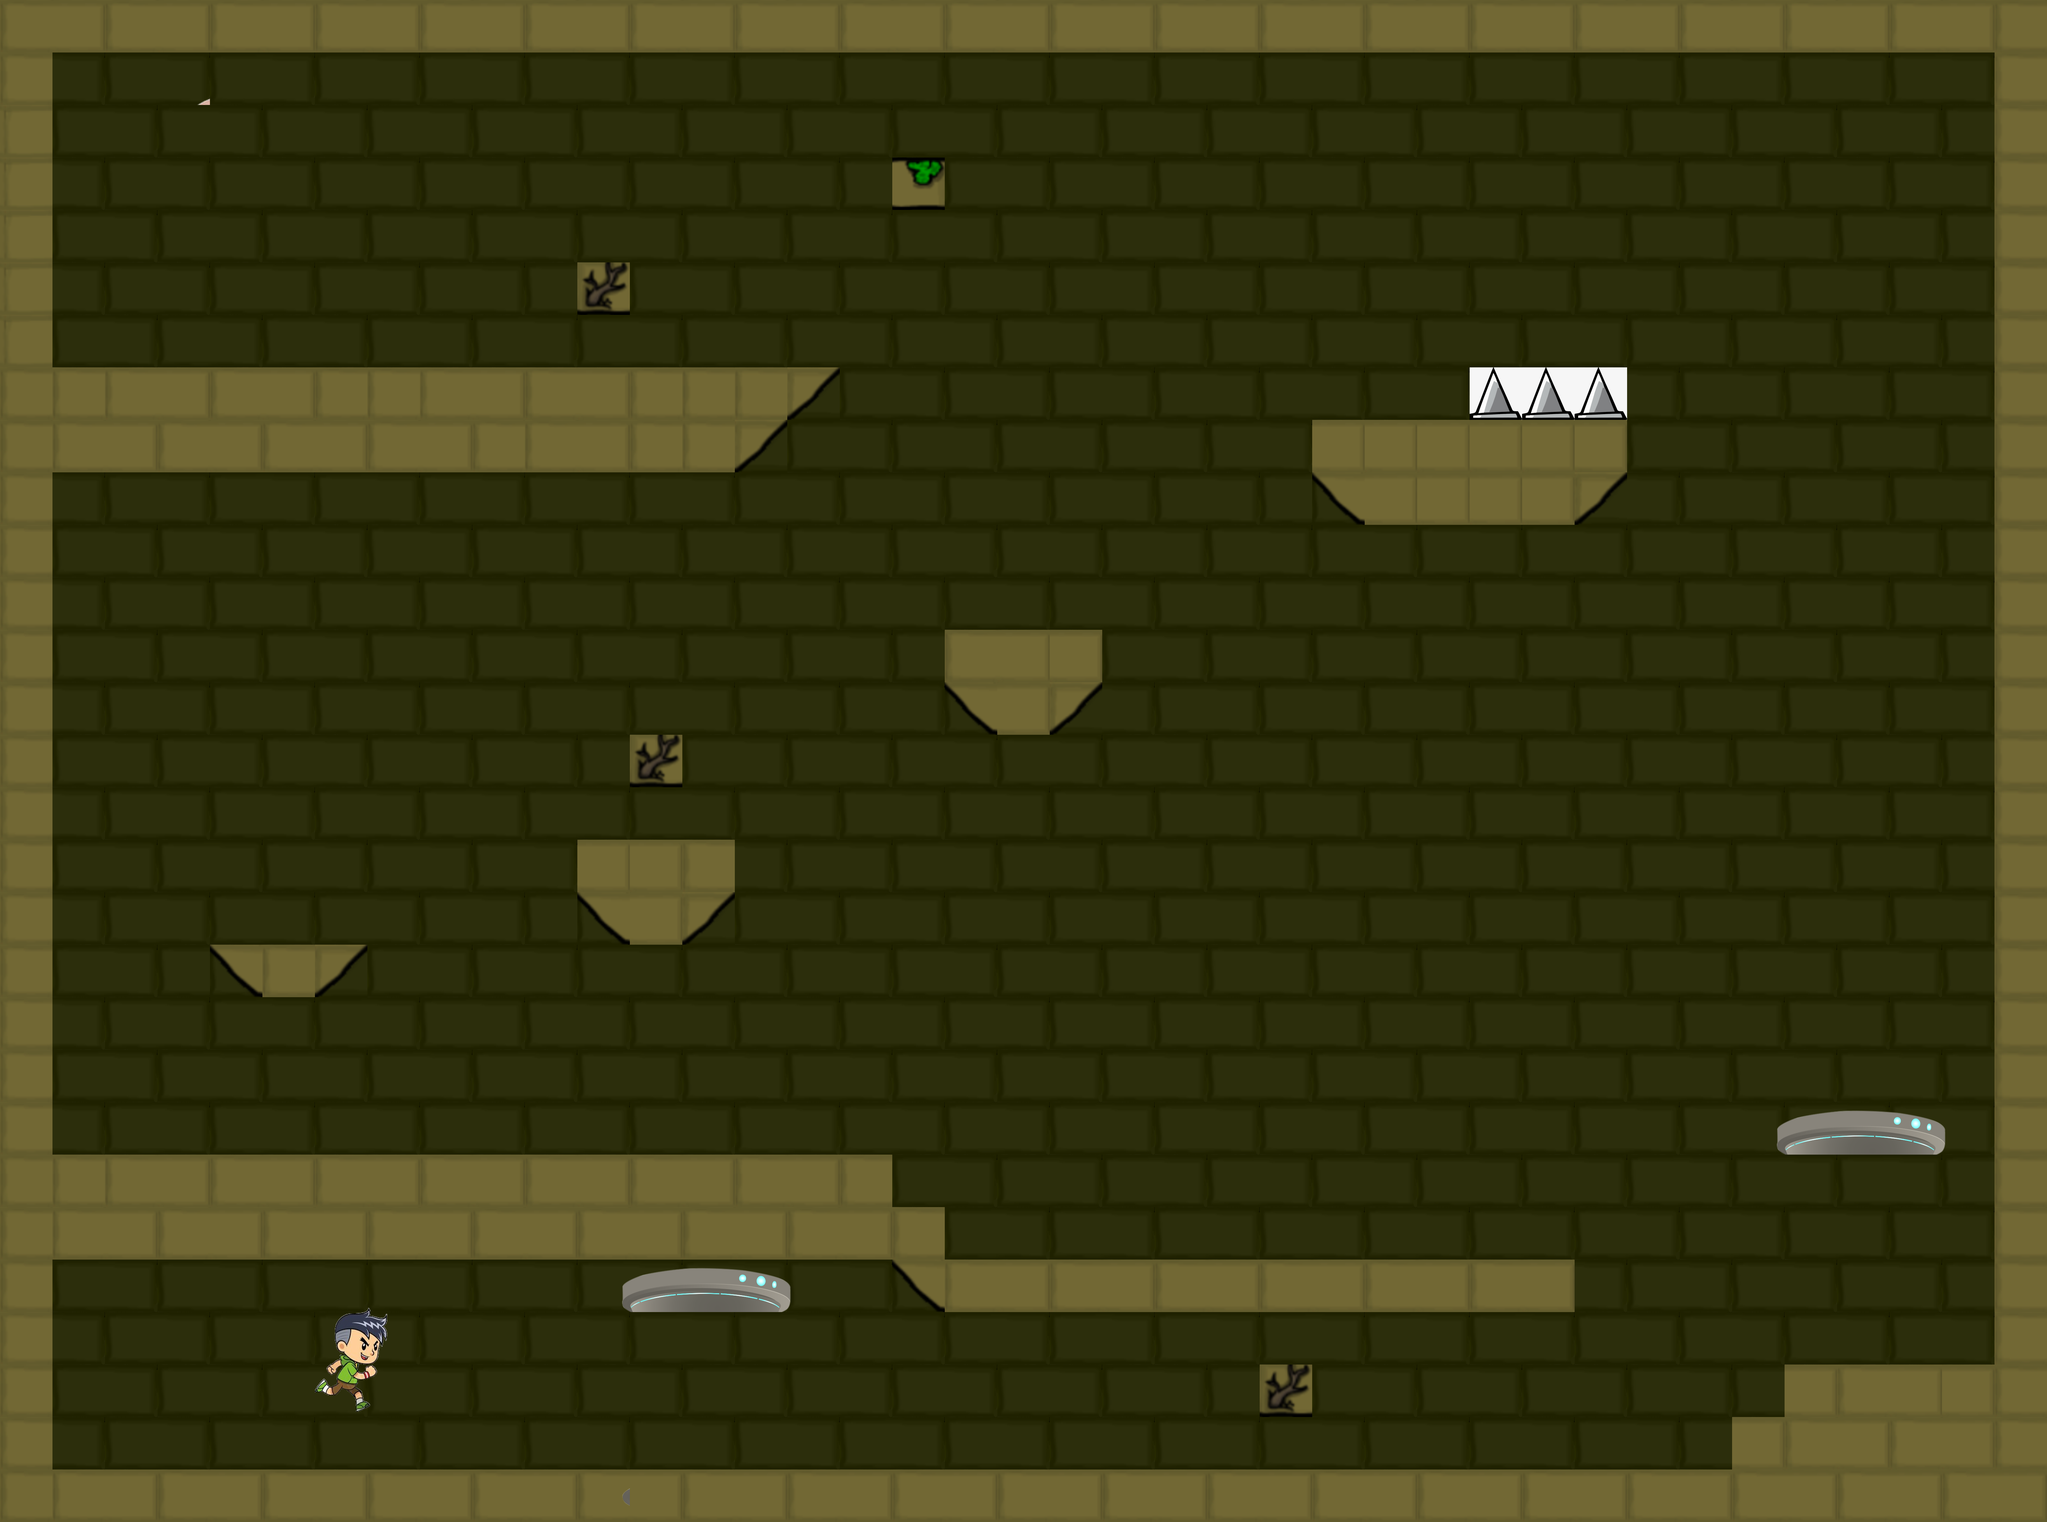

Below is a game level as drawn by its tile map, then a one-line description and the .tmx that defines it (tile-layer data replaced by summaries):
An orthogonal 39x29 tile map with 180x180 px tiles, 9 tile layers (bg, boundary, platform, home, ...), 8 tilesets.

<map version="1.10" tiledversion="1.10.2" orientation="orthogonal" renderorder="right-down" width="39" height="29" tilewidth="180" tileheight="180" infinite="0" nextlayerid="20" nextobjectid="1">
 <editorsettings>
  <export target="../levels/level_0/level1.csv" format="csv" />
 </editorsettings>
 <tileset firstgid="1" name="TileMap3" tilewidth="180" tileheight="180" tilecount="26" columns="26">
  <image source="../Tiled/TileMap3.PNG" width="4680" height="180" />
 </tileset>
 <tileset firstgid="27" name="TileMap5" tilewidth="180" tileheight="180" tilecount="36" columns="6">
  <image source="../Tiled/TileMap5.png" width="1080" height="1080" />
 </tileset>
 <tileset firstgid="63" name="Run2F" tilewidth="270" tileheight="384" tilecount="1" columns="1">
  <grid orientation="orthogonal" width="270" height="348" />
  <image source="../Player/Run4F.png" width="270" height="384" />
 </tileset>
 <tileset firstgid="64" name="Untitled design (19)" tilewidth="1080" tileheight="180" tilecount="6" columns="1">
  <image source="../Tiled/Untitled design (19).png" width="1080" height="1080" />
 </tileset>
 <tileset firstgid="70" source="home.tsx" />
 <tileset firstgid="94" name="Bf" tilewidth="180" tileheight="180" tilecount="25" columns="5">
  <image source="../Platform/Bf.png" width="900" height="900" />
 </tileset>
 <tileset firstgid="119" name="spikef" tilewidth="180" tileheight="180" tilecount="1" columns="1">
  <image source="../Spikes/spikeA.png" width="180" height="180" />
 </tileset>
 <tileset firstgid="120" name="1f" tilewidth="180" tileheight="180" tilecount="36" columns="6">
  <image source="../Exit/Door1/1f.png" width="1080" height="1080" />
 </tileset>
 <layer id="1" name="bg" width="39" height="29">
  <data>[1131 cells, 1131 non-empty, 2 distinct tile ids]</data>
 </layer>
 <layer id="9" name="boundary" width="39" height="29">
  <data>[1131 cells, 237 non-empty, 5 distinct tile ids]</data>
 </layer>
 <layer id="12" name="platform" width="39" height="29">
  <data>[1131 cells, 6 non-empty, 2 distinct tile ids]</data>
 </layer>
 <layer id="13" name="home" width="39" height="29">
  <data>[1131 cells, 1 non-empty, 1 distinct tile ids]</data>
 </layer>
 <layer id="18" name="movingTiles" width="39" height="29">
  <data>[1131 cells, 1 non-empty, 1 distinct tile ids]</data>
 </layer>
 <layer id="14" name="Platform_anim" width="39" height="29">
  <data>[1131 cells, 21 non-empty, 12 distinct tile ids]</data>
 </layer>
 <layer id="15" name="Obstacles" width="39" height="29">
  <data>[1131 cells, 3 non-empty, 1 distinct tile ids]</data>
 </layer>
 <layer id="4" name="Player" width="39" height="29">
  <data>[1131 cells, 1 non-empty, 1 distinct tile ids]</data>
 </layer>
 <layer id="17" name="rewards" width="39" height="29">
  <data>[1131 cells, 3 non-empty, 1 distinct tile ids]</data>
 </layer>
</map>
